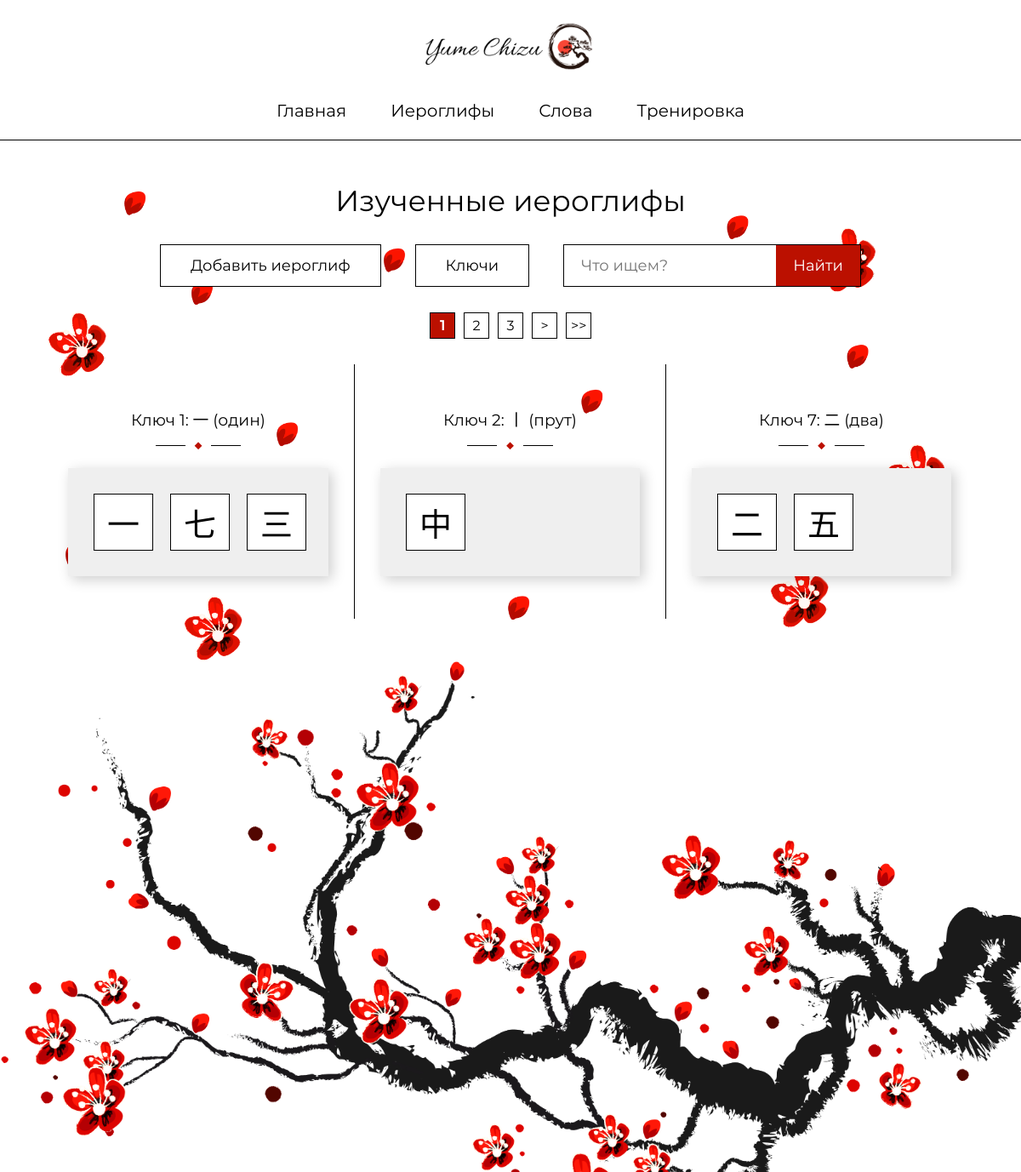
Page /kanji.php on the committed database.
### tables this page shows
CREATE TABLE `kanji_keys` (
  `ID` int(11) NOT NULL,
  `key_number` int(11) NOT NULL,
  `key_view` varchar(50) NOT NULL,
  `key_name` varchar(50) NOT NULL
);

CREATE TABLE `kanji` (
  `ID` int(11) NOT NULL,
  `kanji_view` varchar(50) NOT NULL,
  `key_num` int(11) NOT NULL,
  `kanji_ons_kana` varchar(1000) DEFAULT NULL,
  `kanji_kuns_kana` varchar(1000) DEFAULT NULL,
  `kanji_search` varchar(1000) NOT NULL
);

### kanji.php (the view, shortened to what this page needs)
<?php
include 'config.php';
if (isset($_GET['page'])) {
	$page = $_GET['page'];
} else {
	$page = 1;
}
$kol = 3;
$art = ($page * $kol) - $kol;
$total = $mysqli->query("SELECT * FROM kanji_keys")->{"num_rows"};
$str_pag = ceil($total / $kol);
$radicalsSelect = $mysqli->query("SELECT * from kanji_keys LIMIT $art, $kol");
$radicalsList = [];
while ($item = $radicalsSelect->fetch_array()) {
	array_push($radicalsList, $item);
}
?>
<!DOCTYPE html>
<html lang="ru">
<head>
	<link rel="stylesheet" href="css/style.css">
</head>
<body>
	<?include("includes/header.php")?>
	<section class="section">
		<div class="container">
			<div class="section__wp">
				<div class="section__top">
					<div class="section__title-wp">
						<h2 class="section__title">Изученные иероглифы</h2>
					</div>
				</div>
				<div class="section__tools">
					<a class="button" href="/add-kanji.php">Добавить иероглиф</a>
					<a class="button" href="/radicals.php">Ключи</a>
					<?include('includes/search-block.php')?>
				</div>
				<div class="section__page-nav">
					<?php
					if ($page != $str_pag) $nextpage = " <a class='pages__item pages__item_move' href=kanji.php?page=". ($page + 1) .">></a>
																		<a class='pages__item pages__item_move' href=kanji.php?page=" .$str_pag. ">>></a>";
					if($page + 2 <= $str_pag) $page2right = "<a class='pages__item pages__item_move' href=kanji.php?page=". ($page + 2) .'>'. ($page + 2) .'</a>';
					if($page + 1 <= $str_pag) $page1right = "<a class='pages__item pages__item_move' href=kanji.php?page=". ($page + 1) .'>'. ($page + 1) .'</a>';
					echo $pervpage.$page2left.$page1left."<b class='pages__selected pages__item'>".$page."</b>".$page1right.$page2right.$nextpage;
					?>
				</div>
				<div class="kanji__content">
					<?php
					foreach ($radicalsList as &$radical) {
						$radicalNumber = $radical['key_number'];
						$radicalView = $radical['key_view'];
						$radicalName = $radical['key_name'];
						$selectKanjiOfRadical = $mysqli->query("SELECT kanji_view FROM kanji WHERE key_num = '$radicalNumber'");
						$kanjiOfRadicalList = [];
						while ($item = $selectKanjiOfRadical->fetch_array()) {
							array_push($kanjiOfRadicalList, $item);
						}
						if (count($kanjiOfRadicalList)) { ?>
							<div class="kanji__col">
								<div class="kanji__col-item">
									<div class="kanji__col-radical-wp">
										<h3 class="kanji__col-radical">Ключ <?=$radicalNumber?>: <?=$radicalView?> (<?=$radicalName?>)</h3>
									</div>
									<div class="section__sep">&#9670;</div>
									<div class="kanji__col-items">
										<?php for ($j = 0; $j < count($kanjiOfRadicalList); $j++) {
											$item = $kanjiOfRadicalList[$j]['kanji_view']; ?>
											<div class="kanji__item-wp"><a href="/kanji-item.php?kanji=<?=$item?>" class="kanji__item"><?=$item?></a></div>
										<?php } ?>
									</div>
								</div>
							</div>
						<?php } } ?>
				</div>
			</div>
		</div>
	</section>
	<?include('includes/footer.php')?>
</body>
</html>

### includes/header.php
<header class="header">
	<div class="header__wp">
		<div class="header__logo-wp">
			<div class="logo__image-wp">
				<img src="images/logo/header-logo.png" alt="a rising sun and a tree" class="logo__image">
			</div>
		</div>
		<div class="header__nav-wp">
			<ul class="header__nav">
				<li class="header__nav-item-wp"><a class="header__nav-item" href="/">Главная</a></li>
				<li class="header__nav-item-wp"><a class="header__nav-item" href="/kanji.php">Иероглифы</a></li>
				<li class="header__nav-item-wp"><a class="header__nav-item" href="/words.php">Слова</a></li>
				<li class="header__nav-item-wp"><a class="header__nav-item" href="#">Тренировка</a></li>
			</ul>
		</div>
	</div>
</header>

### includes/search-block.php
<div class="search">
	<form method="GET" action="../search.php">
		<div class="search-wp">
			<div class="search__input-wp">
				<input type="text" class="search__input" placeholder="Что ищем?" name="search">
			</div>
			<div class="search__submit-wp">
				<button class="search__submit">Найти</button>
			</div>
		</div>
	</form>
</div>

### includes/footer.php
<footer class="footer"></footer>

### css/style.css (style rules this page uses)
*, *::before, *::after { margin: 0; padding: 0; box-sizing: border-box; outline: none; }
a { text-decoration: none; }
body { font-family: 'Montserrat', sans-serif; }
h1, h2, h3, h4, h5, h6 { font-weight: 400; }
.container { max-width: 1100px; margin: 0 auto; height: auto; padding: 0 20px; box-sizing: content-box; }
.header__wp { padding: 20px 0; }
.header__logo-wp { margin-bottom: 25px; display: flex; justify-content: center; }
.logo__image { width: 200px; }
.header__nav-wp { display: flex; justify-content: center; }
.header__nav { width: 550px; display: flex; justify-content: space-between; list-style-type: none; }
.header__nav-item-wp { margin-left: 30px; }
.header__nav-item-wp:first-child { margin-left: 0; }
.header__nav-item { font-size: 20px; color: #000; }
.header__nav-item::after { content: ''; display: block; width: 0; height: 1px; margin-top: 1px; background-color: #A80F00; transition: width .4s ease-out; }
.section { background-image: url('../images/bg/section-bg.png'); background-repeat: repeat-y; background-position: top; background-size: contain; border-top: 1px solid #000; padding: 50px 0; }
.section__top { display: flex; justify-content: center; }
.section__title-wp { margin: 0 50px; }
.section__title { font-size: 34px; }
.section__tools { display: flex; justify-content: center; margin: 30px 0; }
.section__tools .button { margin-right: 40px; }
.button { display: block; border: 1px solid #000; padding: 13px 35px; color: #000; font-size: 18px; background-color: #fff; transition: border-color .3s ease-out, color .3s ease-out, border-radius .1s ease-out; cursor: pointer; font-family: 'Montserrat', serif; }
.search-wp { display: flex; height: 50px; }
.search__input-wp { height: 100%; width: 250px; }
.search__input { width: 100%; height: 100%; padding: 0 20px; font-size: 18px; font-family: 'Montserrat', serif; border: 1px solid black; border-right: none; transition: border-color .3s ease-out; }
.search__submit-wp { height: 100%; width: 100px; position: relative; z-index: 10; }
.search__submit-wp::after { position: absolute; content: ''; width: 0; border-top: 25px solid transparent; border-bottom: 25px solid transparent; border-left: 25px solid #bb1000; top: 0; right: 0px; z-index: -1; transition: right .3s ease-out; }
.search__submit { width: 100%; height: 100%; font-family: 'Montserrat', serif; cursor: pointer; font-size: 18px; background-color: #bb1000; border: 1px solid #000; border-left: none; color: #fff; transition: padding-left .3s ease-out; }
.kanji__content { display: flex; }
.kanji__col { border-left: 1px solid #000; padding: 50px 30px; width: 366px; }
.kanji__col:first-child { border-left: none; }
.kanji__col-item { width: 100%; display: flex; flex-direction: column; align-items: center; }
.section__sep { color: #bb1000; position: relative; margin: 8px 0 18px 0; }
.section__sep::before, .section__sep::after { content: ''; display: block; height: 1px; width: 35px; position: absolute; background-color: #000; top: 50%; }
.section__sep::before { right: 20px; }
.section__sep::after { left: 20px; }
.kanji__col-items { padding: 30px; display: grid; grid-template-columns: repeat(3, 1fr); grid-column-gap: 20px; grid-row-gap: 20px; background-color: #efefef; width: 100%; box-shadow: 4px 4px 15px rgba(0, 0, 0, 0.2); }
.kanji__item { border: 1px solid #000; display: block; padding: 5px 15px; font-size: 38px; font-family: 'Noto-serifJP', serif; color: #000; background-color: #fff; transition: color .3s ease-out, border-color .3s ease-out, border-radius .1s ease-out, transform .3s ease-out;; }
.footer { width: 100%; height: 600px; background-image: url('../images/bg/footer.png'); background-repeat: no-repeat; background-size: cover; background-position: top; }
.section__page-nav { display: flex; justify-content: center; margin-bottom: 30px; }
.pages__item { background-color: #fff; width: 30px; text-align: center; display: inline-block; padding: 5px; border: 1px solid #000; color: #000; transition: background-color .15s ease-out; }
.pages__item + .pages__item { margin-left: 10px; }
.pages__selected { background-color: #bb1000; color: #fff; }

### rows in the picture
kanji_keys: key_number "1", key_view "一", key_name "один"
kanji: kanji_view "一"
kanji: kanji_view "七"
kanji: kanji_view "三"
kanji_keys: key_number "2", key_view "丨", key_name "прут"
kanji: kanji_view "中"
kanji_keys: key_number "7", key_view "二", key_name "два"
kanji: kanji_view "二"
kanji: kanji_view "五"

### other values in the picture
$page "1"
$page + 1 "2"
$page + 2 "3"
